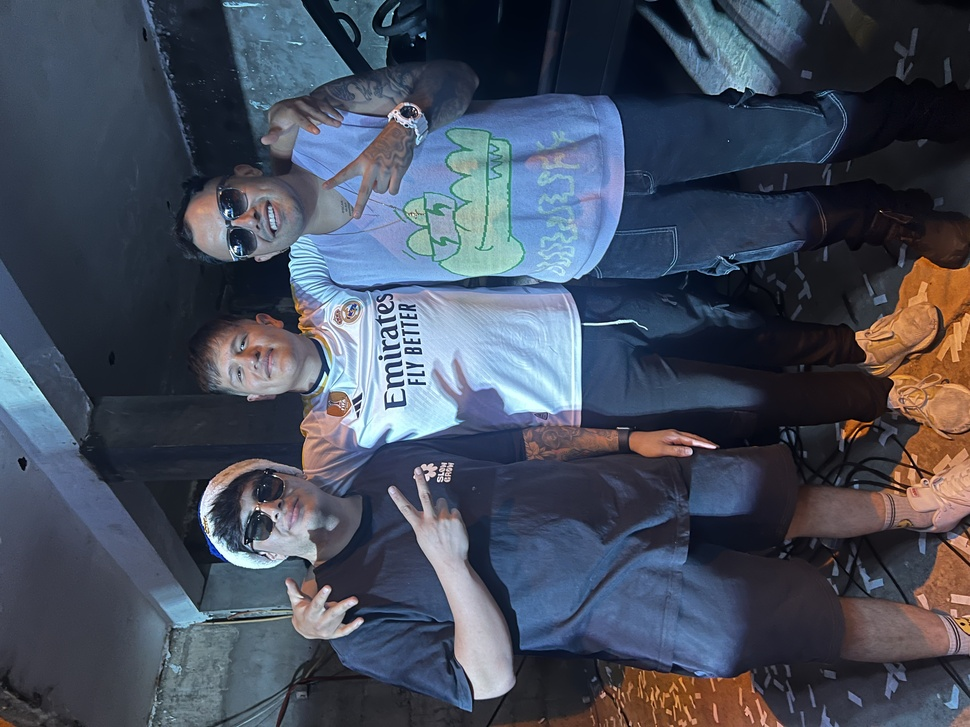
#> input picture IMG_2006.JPG, 970 x 727 px, shrunk from 4032 x 3024 before the run, found by its file name
$ jupyter execute clase_imagenes.ipynb   (shell and % lines are left out)
#> lines starting #> are read from the running program, lines starting #| are printed output that depends on the picture
leer una imagen con jupyter

[cell 1]
import matplotlib.pyplot as plt
import cv2
import numpy as np
plt.rcParams['figure.figsize']=[10,5]

Ejercitando el mostrar imagen

[cell 2]
from PIL import Image

def open_img(img):
#> called with img = 'IMG_2006.jpg'
    route = r"C:\Users\estudiante\Documents\Repositorio Jesus" + "\\" + img
    try:
        img = Image.open(route)
#> img is the input picture: PIL image 970x727 RGB; mean R, G, B 69.7, 77.1, 92.4
        img.show()
    except Exception as e:
        print(f"Error al abrir la imagen: {e}")

# Llama a tu función con el nombre de la imagen
open_img("IMG_2006.jpg")

[cell 3]
img =cv2.imread('IMG_2006.jpg')
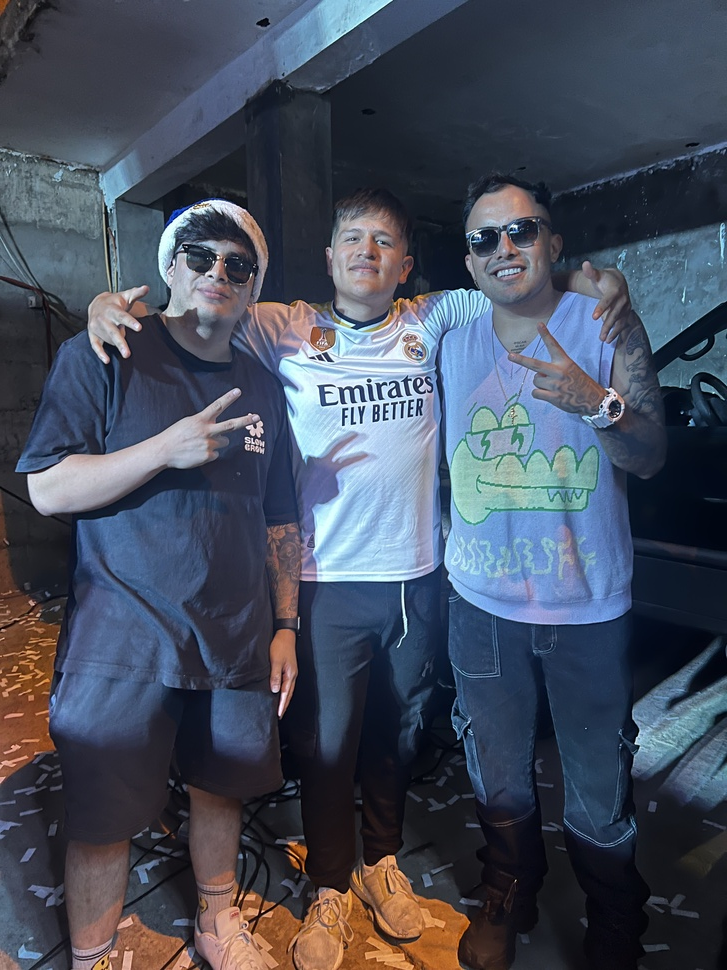
#> img: shape (970, 727, 3); mean B, G, R 92.4, 77.1, 69.7
print('size:',img.shape)
#| size: (970, 727, 3)

[cell 4]
plt.imshow(img)
plt.show()

[cell 5]
import cv2
from matplotlib import pyplot as plt

image = cv2.imread('IMG_2006.jpg', cv2.IMREAD_COLOR)

plt.figure()

plt.subplot(141)
plt.title('original')
plt.imshow(cv2.cvtColor(image, cv2.COLOR_BGR2RGB))

plt.subplot(142)
plt.title('canal R')
plt.imshow(image[:,:,0], cmap='Reds')  # Cambiado el cmap a 'Reds'

plt.subplot(143)
plt.title('canal G')
plt.imshow(image[:,:,1], cmap='Greens')  # Cambiado el cmap a 'Greens'

plt.subplot(144)
plt.title('canal B')
plt.imshow(image[:,:,2], cmap='Blues')  # Cambiado el cmap a 'Blues'

plt.show()
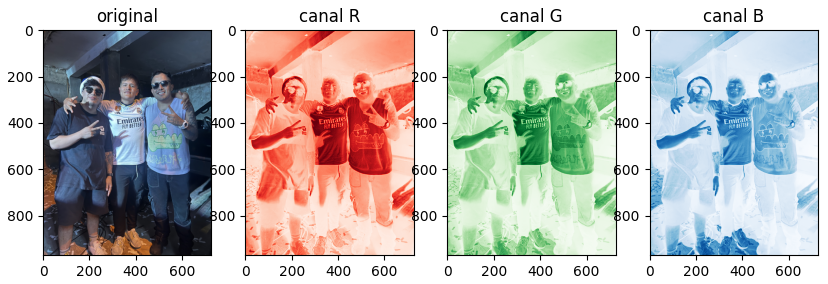
#> figure drawn by matplotlib, 4 panels

[cell 6]
import cv2
import numpy as np
import matplotlib.pyplot as plt

image = cv2.imread('IMG_2006.jpg', cv2.IMREAD_GRAYSCALE)
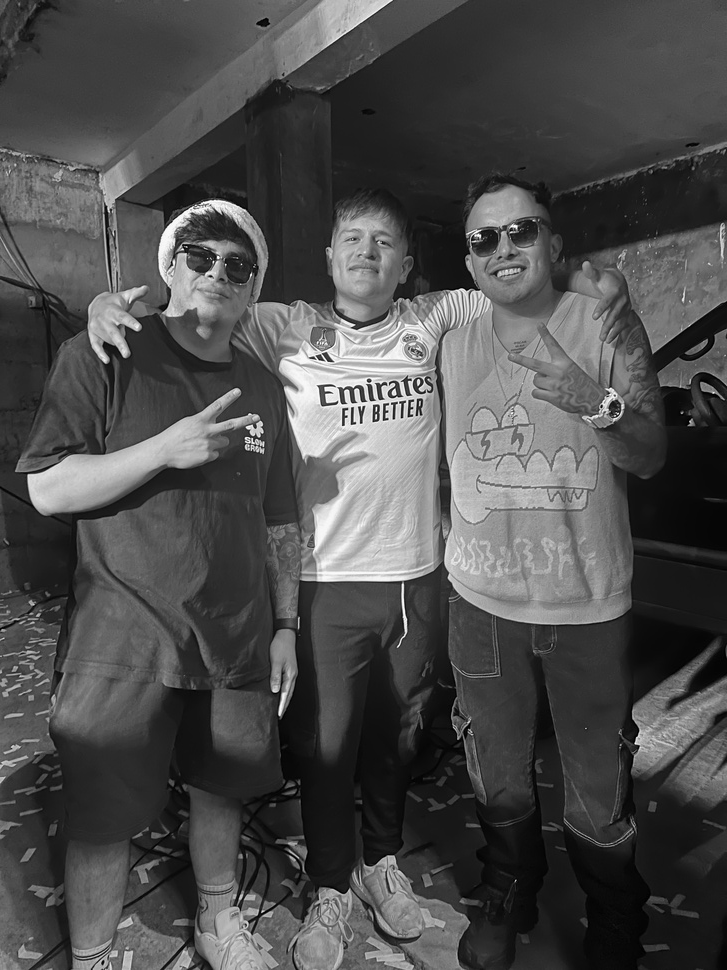
#> image: shape (970, 727); min 0, max 255, mean 76.6

original_img = image.dtype
print('Profundidad original de color:', original_img)
#| Profundidad original de color: uint8

image_16bits = np.uint16(image)
nueva_img = image_16bits.dtype
print('Profundidad de color después de convertir a 16 bits:', nueva_img)
#| Profundidad de color después de convertir a 16 bits: uint16

cv2.imwrite('image16bits.jpg', image_16bits)
img_guardada = cv2.imread('image16bits.jpg', cv2.IMREAD_UNCHANGED)
#> img_guardada: shape (970, 727); min 0, max 255, mean 76.6

plt.figure(figsize=(10, 5))

plt.subplot(121)
plt.title('Original')
plt.imshow(image, cmap='gray')

plt.subplot(122)
plt.title('Imagen tratada 16 bits')
plt.imshow(img_guardada, cmap='gray')  # Corregido aquí

plt.show()
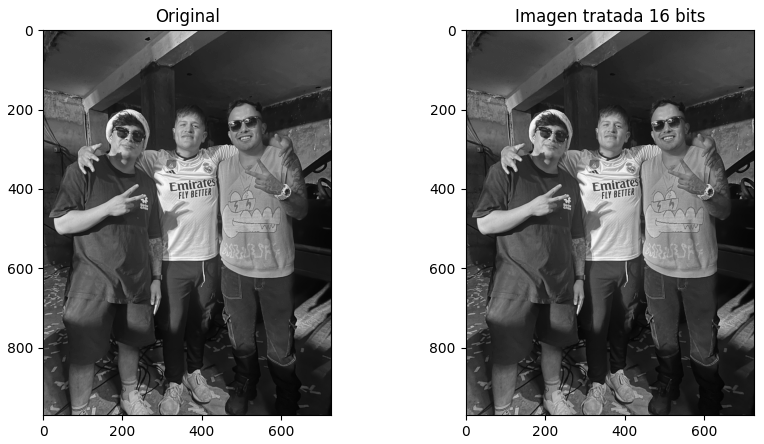
#> figure drawn by matplotlib, 2 panels

[cell 7]
imginicialBGR=cv2.imread ('Bellingol.jpg')
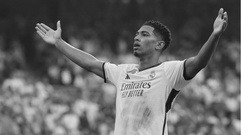
#> input picture Bellingol.jpg, 241 x 135 px, shrunk from 1002 x 560 before the run
#> imginicialBGR is the input picture: shape (135, 241, 3); min 7, max 248, mean 101.1
print (imginicialBGR. shape)
#| (135, 241, 3)
plt.imshow(cv2.cvtColor(imginicialBGR,cv2.COLOR_BGR2RGB))
plt.show()
imageRGB=plt.imread ('Bellingol.jpg')
#> imageRGB: shape (135, 241); min 7, max 248, mean 101.1
plt.imshow(imageRGB)
print(imageRGB. shape)
#| (135, 241)
plt.show()
